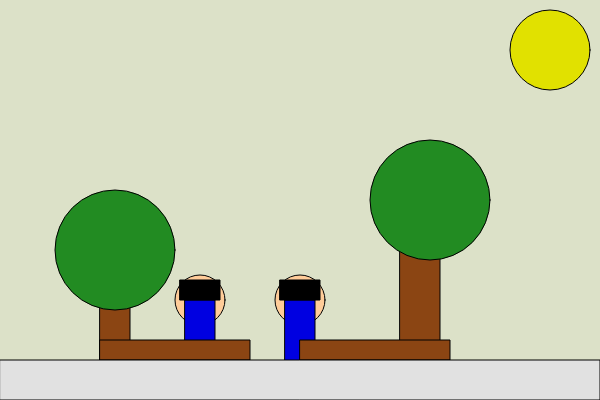
Frame 1 (no input)
Frame 60 (no input): identical to frame 1, image omitted
Frame 120 (the mouse pressed at the canvas centre since frame 60): identical to frame 1, image omitted

The p5.js sketch that drew this single still picture (run headless with seeded random() and noise() and a simulated clock; from frame 60 on, the mouse is pressed at the canvas centre):

// p5.js sketch
// ── sketch.js
function setup() {
  createCanvas(600, 400);
}

function draw() {
  background(220,225,200);
  
  //Sun
  fill(225,225,0);
  ellipse(550,50,80,80);
  
  //Tree
  fill(139,69,19);//Brown color tree trunk
  rect(100,300,30,100);
  rect(400,250,40,150);
  
  fill(34,139,34)//Green Leaves
  ellipse(115,250,120,120);
  ellipse(430,200,120,120);
  
  //People
  fill(255,204,153);//skin color for people
  ellipse(200,300,50,50);//head
  ellipse(300,300,50,50);
  
  fill(0,0,225);//Blue clothes
  rect(185,300,30,80);
  rect(285,300,30,80);
  
  fill(0);//black hair
  rect(180,280,40,20);
  rect(280,280,40,20)
  
  //Benches
  fill(139,69,19);
  rect(100,340,150,20);
  rect(300,340,150,20);
  
  //Pathway
  fill(225);
  rect(0,360,600,40); 
}
